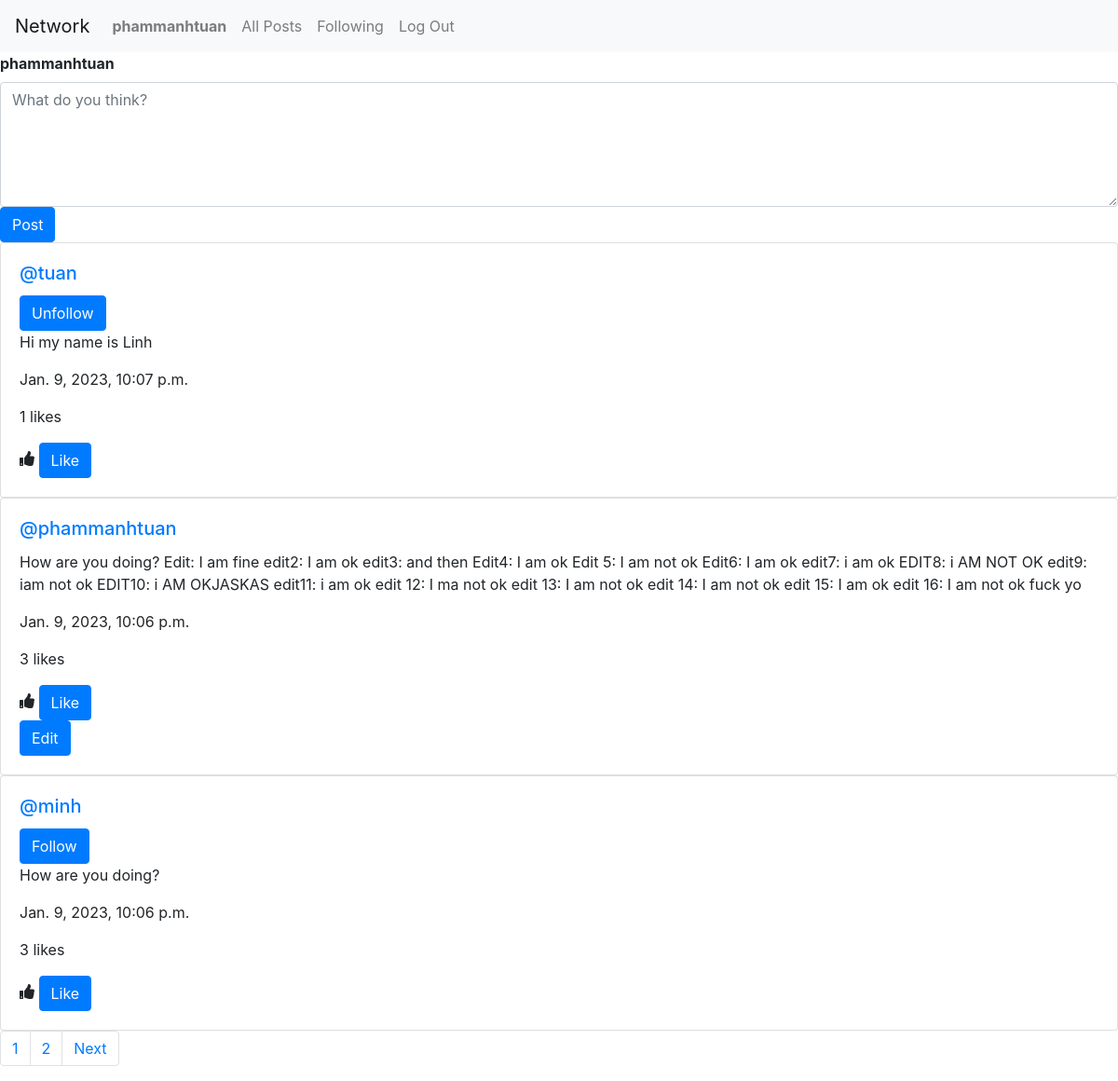
The page / (signed in) on the database its author committed.
### network/models.py (models this page shows, shortened)
class User(AbstractUser):
    pass

class Post(models.Model):
    owner = models.ForeignKey(User, on_delete = models.CASCADE, blank=True, null=True, related_name="owner")
    content = models.CharField(max_length=3000)
    timestamp = models.DateTimeField(auto_now_add=True)
    likes = models.ManyToManyField(User, blank=True, null=True, related_name="user_like")
    def likes_count(self):
        return self.likes.count()

### network/views.py (the view)
# urls.py: path("", views.index, name="index"),
def index(request):
    current_user = request.user
    followers = Follower.objects.filter(followers=current_user)
    list_following_of_owner = []
    for follower in followers:
        list_following_of_owner.append(follower.being_followered.username)
    posts = Post.objects.all().order_by("id").reverse()
    paginator = Paginator(posts, 3) # Show 10 posts per page.
    page_number = request.GET.get('page')
    posts_of_the_page = paginator.get_page(page_number)
    return render(request, "network/index.html",{
        "owner": current_user,
        "list_following_of_owner": list_following_of_owner,
        "posts_of_the_page": posts_of_the_page
    })

### network/templates/network/index.html (shortened to what this page needs)
{% extends "network/layout.html" %}
{% load static %}
{% block body %}
            {% if user.is_authenticated %}
            <div id="new_post_form">
                <form action="{% url 'posting' %}" id="post_form" method="Post">
                    <div>
                        <label for="new_post"><strong>{{request.user.username}}</strong></label>
                        <textarea class="form-control" placeholder="What do you think?" id="post_content" rows="5" name="post_content"></textarea>
                    </div>
                    <input type="submit" id="post_button" value="Post" class="btn btn-primary">
                </form>
            </div>
            {%  endif %}
    {% for post in posts_of_the_page %}
    <div class="card">
        <div class="card-body">
            <h5 class="card-title"><a href="{% url 'profile' post.owner.id %}">@{{post.owner.username}}</a></h5>
            {% if post.owner.username in list_following_of_owner %}
            <form action="{% url 'unfollow'%}" method="post">
                <input class="btn btn-primary" type="submit" value="Unfollow">
            </form>
            {% elif post.owner.username not in list_following_of_owner and post.owner.username != owner.username %}
                <form action="{% url 'follow'%}"method="post">
                    <input class="btn btn-primary" type="submit" value="Follow">
                </form>
            {% endif %}
            <p class="card-text" id="content_{{post.id}}">{{post.content}}</p>
            <p class="card-text">{{post.timestamp}} </p>
            <p class="card-text" id="number_of_likes">{{post.likes_count}} likes</p>
            <i class="fas fa-thumbs-up"></i>
            <button id="like_button" class="btn btn-primary" onclick="like_submit_handler({{post.id}}, {{post.likes_count}})">Like</button>
            {% if user.is_authenticated %}
                {% if user == post.owner %}
                    <div>
                        <button class="btn btn-primary" data-bs-toggle="modal" data-bs-target="#edit_post_modal_{{post.id}}" >Edit</button>
                    </div>
                {% endif %}
            {% endif %}
        </div>
    </div>
    {% endfor %}
    <nav aria-label="Page navigation example">
        <ul class="pagination">
            <li class="page-item"><a class="page-link" href="?page={{ posts_of_the_page }}">{{ posts_of_the_page.number }}</a></li>
            {% if posts_of_the_page.has_next %}
            <li class="page-item"><a class="page-link" href="?page={{ posts_of_the_page.next_page_number}}">{{ posts_of_the_page.next_page_number}}</a></li>
            <li class="page-item"><a class="page-link" href="?page={{ posts_of_the_page.next_page_number}}">Next</a></li>
            {% endif %}
        </ul>
      </nav>
{% endblock %}

### network/templates/network/layout.html (shortened to what this page needs)
{% load static %}
<!DOCTYPE html>
<html lang="en">
    <head>
        <link rel="stylesheet" href="https://stackpath.bootstrapcdn.com/bootstrap/4.4.1/css/bootstrap.min.css">
        <link href="{% static 'network/styles.css' %}" rel="stylesheet">
        <link rel="stylesheet" href="https://use.fontawesome.com/releases/v5.13.0/css/all.css">
    </head>
    </head>
    <body>
        <nav class="navbar navbar-expand-lg navbar-light bg-light">
            <a class="navbar-brand" href="#">Network</a>
            <div>
              <ul class="navbar-nav mr-auto">
                {% if user.is_authenticated %}
                    <li class="nav-item">
                        <a class="nav-link" href="{% url 'profile' user.id %}"><strong>{{ user.username }}</strong></a>
                    </li>
                {% endif %}
                <li class="nav-item">
                  <a class="nav-link" href="{% url 'index' %}">All Posts</a>
                </li>
                {% if user.is_authenticated %}
                    <li class="nav-item">
                        <a class="nav-link" href="{% url 'following' %}">Following</a>
                    </li>
                    <li class="nav-item">
                        <a class="nav-link" href="{% url 'logout' %}">Log Out</a>
                    </li>
                {% endif %}
              </ul>
            </div>
          </nav>
        <div class="body">
            {% block body %}
            {% endblock %}
        </div>
    </body>
</html>

### network/static/network/styles.css (style rules this page uses)
label { text-align: center; }

### rows shown on the page
User: username "phammanhtuan", user.username "phammanhtuan"
Post: owner.username "tuan", content "Hi my name is Linh", timestamp "Jan. 9, 2023, 10:07 p.m.", likes_count "1"
Post: owner.username "phammanhtuan", content "How are you doing? Edit: I am fine edit2: I am ok edit3: and then Edit4: I am ok Edit 5: I am not ok Edit6: I am ok edit7: i am ok EDIT8: i AM NOT OK edit9: iam not ok EDIT10: i AM OKJASKAS edit11: i am ok edit 12: I ma not ok edit 13: I am not ok edit 14: I am not ok edit 15: I am ok edit 16: I am not ok fuck yo", timestamp "Jan. 9, 2023, 10:06 p.m.", likes_count "3"
Post: owner.username "minh", content "How are you doing?", timestamp "Jan. 9, 2023, 10:06 p.m.", likes_count "3"

### other values the page prints
{{ posts_of_the_page.number }} "1"
{{ posts_of_the_page.next_page_number }} "2"
